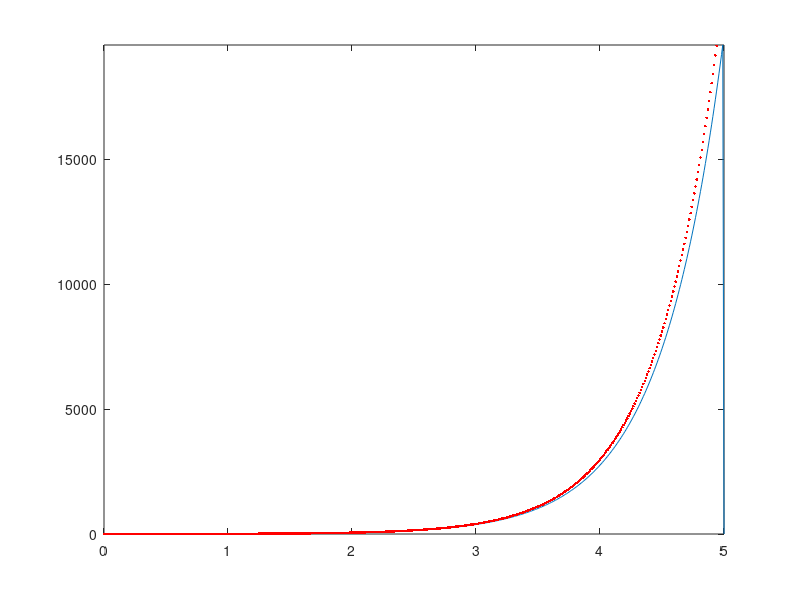
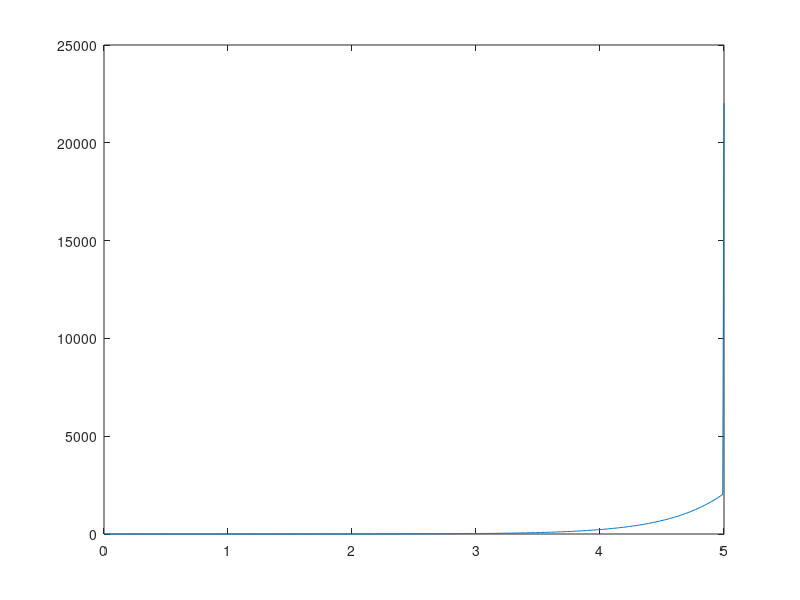

The MATLAB script that drew these images, in order:
%% Rozwiazywanie rownan rozniczkowych metoda Eulera!
% dx/dt = ax
%% Zadanie 1
a = 2;
h = 0.01;
x= 0:h:5;
y= zeros(size(x));
y(1)=1;
m_an = zeros(size(x));
m_an(1)=exp(a*x(1));
for i = 2:length(y)-1
    %% f = a(f(x))
    f=a*y(i-1);
    y(i)=y(i-1) + h*f;
end
%exp(3)
m_an(:) = exp(a*x(:));
figure (1)
plot (x,y,x,m_an,'.red')
ylim([0 max(y)])
s=y(:)-m_an(:);
s= m_an(:)-y(:)
figure (2)
plot (x,s)
